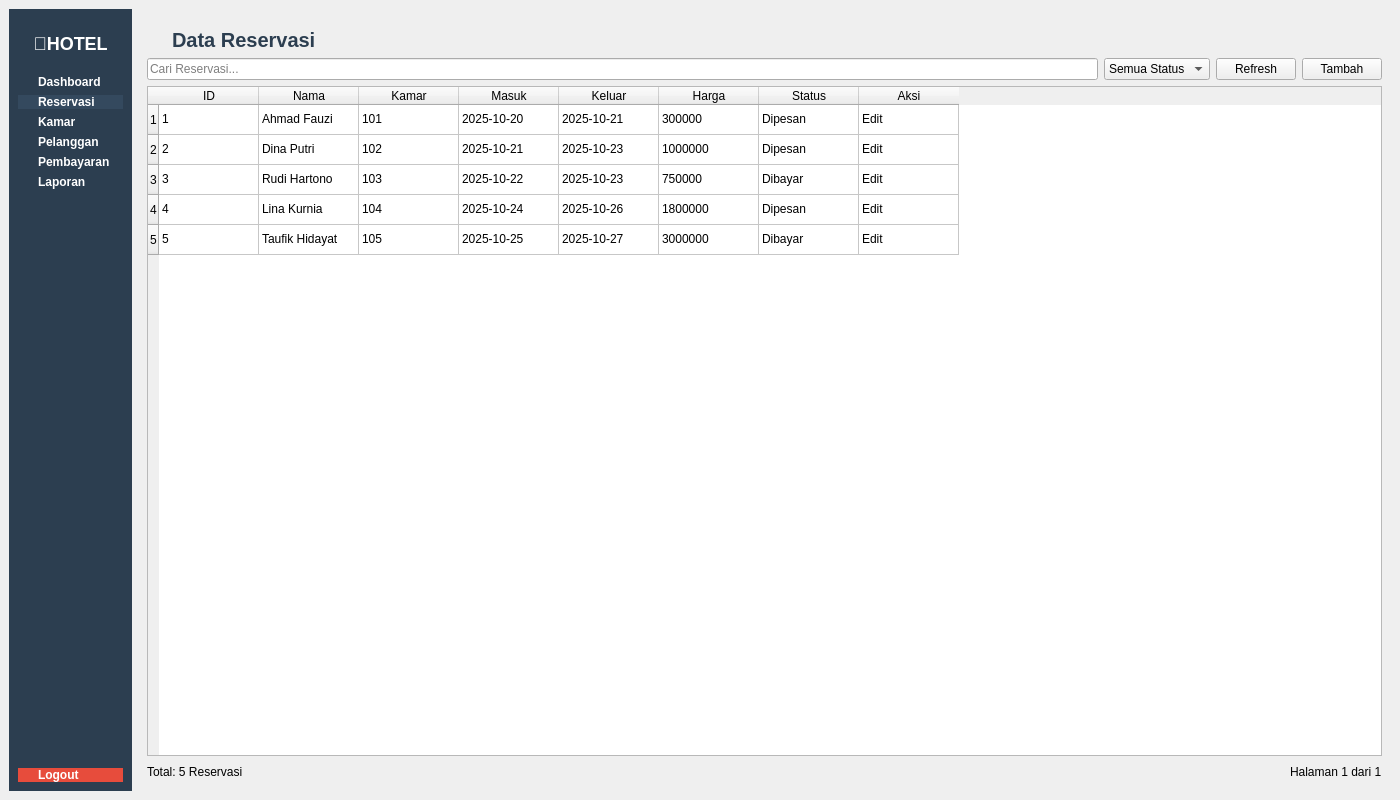
<?xml version="1.0" encoding="UTF-8"?>
<ui version="4.0">
 <class>ReservasiWindow</class>
 <widget class="QMainWindow" name="ReservasiWindow">
  <property name="geometry">
   <rect>
    <x>0</x>
    <y>0</y>
    <width>1400</width>
    <height>800</height>
   </rect>
  </property>
  <property name="windowTitle">
   <string>Manajemen Reservasi</string>
  </property>
  <widget class="QWidget" name="centralwidget">
   <layout class="QHBoxLayout" name="mainLayout">
    <item>
     <widget class="QWidget" name="sidebar" native="true">
      <property name="styleSheet">
       <string>QWidget { background-color: #2c3e50; }</string>
      </property>
      <layout class="QVBoxLayout" name="sidebarLayout">
       <item>
        <widget class="QLabel" name="logoLabel">
         <property name="styleSheet">
          <string>QLabel { color: white; font-size: 18px; font-weight: bold; padding: 15px; background-color: #2c3e50; }</string>
         </property>
         <property name="text">
          <string>🏨HOTEL</string>
         </property>
         <property name="alignment">
          <set>Qt::AlignCenter</set>
         </property>
        </widget>
       </item>
       <item>
        <widget class="QPushButton" name="dashboardBtn">
         <property name="styleSheet">
          <string>QPushButton { background-color: #2c3e50; color: white; border: none; text-align: left; padding-left: 20px; font-weight: bold; } QPushButton:hover { background-color: #3498db; }</string>
         </property>
         <property name="text">
          <string>Dashboard</string>
         </property>
        </widget>
       </item>
       <item>
        <widget class="QPushButton" name="reservasiBtn">
         <property name="styleSheet">
          <string>QPushButton { background-color: #34495e; color: white; border: none; text-align: left; padding-left: 20px; font-weight: bold; } QPushButton:hover { background-color: #3498db; }</string>
         </property>
         <property name="text">
          <string>Reservasi</string>
         </property>
        </widget>
       </item>
       <item>
        <widget class="QPushButton" name="kamarBtn">
         <property name="styleSheet">
          <string>QPushButton { background-color: #2c3e50; color: white; border: none; text-align: left; padding-left: 20px; font-weight: bold; } QPushButton:hover { background-color: #3498db; }</string>
         </property>
         <property name="text">
          <string>Kamar</string>
         </property>
        </widget>
       </item>
       <item>
        <widget class="QPushButton" name="pelangganBtn">
         <property name="styleSheet">
          <string>QPushButton { background-color: #2c3e50; color: white; border: none; text-align: left; padding-left: 20px; font-weight: bold; } QPushButton:hover { background-color: #3498db; }</string>
         </property>
         <property name="text">
          <string>Pelanggan</string>
         </property>
        </widget>
       </item>
       <item>
        <widget class="QPushButton" name="pembayaranBtn">
         <property name="styleSheet">
          <string>QPushButton { background-color: #2c3e50; color: white; border: none; text-align: left; padding-left: 20px; font-weight: bold; } QPushButton:hover { background-color: #3498db; }</string>
         </property>
         <property name="text">
          <string>Pembayaran</string>
         </property>
        </widget>
       </item>
       <item>
        <widget class="QPushButton" name="laporanBtn">
         <property name="styleSheet">
          <string>QPushButton { background-color: #2c3e50; color: white; border: none; text-align: left; padding-left: 20px; font-weight: bold; } QPushButton:hover { background-color: #3498db; }</string>
         </property>
         <property name="text">
          <string>Laporan</string>
         </property>
        </widget>
       </item>
       <item>
        <spacer name="verticalSpacer">
         <property name="orientation">
          <enum>Qt::Vertical</enum>
         </property>
         <property name="sizeHint" stdset="0">
          <size>
           <width>20</width>
           <height>150</height>
          </size>
         </property>
        </spacer>
       </item>
       <item>
        <widget class="QPushButton" name="logoutBtn">
         <property name="styleSheet">
          <string>QPushButton { background-color: #e74c3c; color: white; border: none; text-align: left; padding-left: 20px; font-weight: bold; } QPushButton:hover { background-color: #c0392b; }</string>
         </property>
         <property name="text">
          <string>Logout</string>
         </property>
        </widget>
       </item>
      </layout>
     </widget>
    </item>
    <item>
     <widget class="QWidget" name="contentArea" native="true">
      <layout class="QVBoxLayout" name="contentLayout">
       <item>
        <widget class="QLabel" name="titleLabel">
         <property name="styleSheet">
          <string>QLabel { font-size: 20px; font-weight: bold; color: #2c3e50; margin-left: 20px; padding-top: 10px; }</string>
         </property>
         <property name="text">
          <string>Data Reservasi</string>
         </property>
        </widget>
       </item>
       <item>
        <layout class="QHBoxLayout" name="buttonLayout">
         <item>
          <widget class="QLineEdit" name="searchInput">
           <property name="placeholderText">
            <string>Cari Reservasi...</string>
           </property>
          </widget>
         </item>
         <item>
          <widget class="QComboBox" name="filterStatus">
           <item>
            <property name="text">
             <string>Semua Status</string>
            </property>
           </item>
           <item>
            <property name="text">
             <string>Dipesan</string>
            </property>
           </item>
           <item>
            <property name="text">
             <string>Dibayar</string>
            </property>
           </item>
           <item>
            <property name="text">
             <string>Batal</string>
            </property>
           </item>
          </widget>
         </item>
         <item>
          <widget class="QPushButton" name="refreshBtn">
           <property name="text">
            <string>Refresh</string>
           </property>
          </widget>
         </item>
         <item>
          <widget class="QPushButton" name="tambahBtn">
           <property name="text">
            <string>Tambah</string>
           </property>
          </widget>
         </item>
        </layout>
       </item>
       <item>
        <widget class="QTableWidget" name="reservasiTable">
         <property name="rowCount">
          <number>5</number>
         </property>
         <property name="columnCount">
          <number>8</number>
         </property>
         <row/>
         <row/>
         <row/>
         <row/>
         <row/>
         <column>
          <property name="text">
           <string>ID</string>
          </property>
         </column>
         <column>
          <property name="text">
           <string>Nama</string>
          </property>
         </column>
         <column>
          <property name="text">
           <string>Kamar</string>
          </property>
         </column>
         <column>
          <property name="text">
           <string>Masuk</string>
          </property>
         </column>
         <column>
          <property name="text">
           <string>Keluar</string>
          </property>
         </column>
         <column>
          <property name="text">
           <string>Harga</string>
          </property>
         </column>
         <column>
          <property name="text">
           <string>Status</string>
          </property>
         </column>
         <column>
          <property name="text">
           <string>Aksi</string>
          </property>
         </column>
         <item row="0" column="0">
          <property name="text">
           <string>1</string>
          </property>
         </item>
         <item row="0" column="1">
          <property name="text">
           <string>Ahmad Fauzi</string>
          </property>
         </item>
         <item row="0" column="2">
          <property name="text">
           <string>101</string>
          </property>
         </item>
         <item row="0" column="3">
          <property name="text">
           <string>2025-10-20</string>
          </property>
         </item>
         <item row="0" column="4">
          <property name="text">
           <string>2025-10-21</string>
          </property>
         </item>
         <item row="0" column="5">
          <property name="text">
           <string>300000</string>
          </property>
         </item>
         <item row="0" column="6">
          <property name="text">
           <string>Dipesan</string>
          </property>
         </item>
         <item row="0" column="7">
          <property name="text">
           <string>Edit</string>
          </property>
         </item>
         <item row="1" column="0">
          <property name="text">
           <string>2</string>
          </property>
         </item>
         <item row="1" column="1">
          <property name="text">
           <string>Dina Putri</string>
          </property>
         </item>
         <item row="1" column="2">
          <property name="text">
           <string>102</string>
          </property>
         </item>
         <item row="1" column="3">
          <property name="text">
           <string>2025-10-21</string>
          </property>
         </item>
         <item row="1" column="4">
          <property name="text">
           <string>2025-10-23</string>
          </property>
         </item>
         <item row="1" column="5">
          <property name="text">
           <string>1000000</string>
          </property>
         </item>
         <item row="1" column="6">
          <property name="text">
           <string>Dipesan</string>
          </property>
         </item>
         <item row="1" column="7">
          <property name="text">
           <string>Edit</string>
          </property>
         </item>
         <item row="2" column="0">
          <property name="text">
           <string>3</string>
          </property>
         </item>
         <item row="2" column="1">
          <property name="text">
           <string>Rudi Hartono</string>
          </property>
         </item>
         <item row="2" column="2">
          <property name="text">
           <string>103</string>
          </property>
         </item>
         <item row="2" column="3">
          <property name="text">
           <string>2025-10-22</string>
          </property>
         </item>
         <item row="2" column="4">
          <property name="text">
           <string>2025-10-23</string>
          </property>
         </item>
         <item row="2" column="5">
          <property name="text">
           <string>750000</string>
          </property>
         </item>
         <item row="2" column="6">
          <property name="text">
           <string>Dibayar</string>
          </property>
         </item>
         <item row="2" column="7">
          <property name="text">
           <string>Edit</string>
          </property>
         </item>
         <item row="3" column="0">
          <property name="text">
           <string>4</string>
          </property>
         </item>
         <item row="3" column="1">
          <property name="text">
           <string>Lina Kurnia</string>
          </property>
         </item>
         <item row="3" column="2">
          <property name="text">
           <string>104</string>
          </property>
         </item>
         <item row="3" column="3">
          <property name="text">
           <string>2025-10-24</string>
          </property>
         </item>
         <item row="3" column="4">
          <property name="text">
           <string>2025-10-26</string>
          </property>
         </item>
         <item row="3" column="5">
          <property name="text">
           <string>1800000</string>
          </property>
         </item>
         <item row="3" column="6">
          <property name="text">
           <string>Dipesan</string>
          </property>
         </item>
         <item row="3" column="7">
          <property name="text">
           <string>Edit</string>
          </property>
         </item>
         <item row="4" column="0">
          <property name="text">
           <string>5</string>
          </property>
         </item>
         <item row="4" column="1">
          <property name="text">
           <string>Taufik Hidayat</string>
          </property>
         </item>
         <item row="4" column="2">
          <property name="text">
           <string>105</string>
          </property>
         </item>
         <item row="4" column="3">
          <property name="text">
           <string>2025-10-25</string>
          </property>
         </item>
         <item row="4" column="4">
          <property name="text">
           <string>2025-10-27</string>
          </property>
         </item>
         <item row="4" column="5">
          <property name="text">
           <string>3000000</string>
          </property>
         </item>
         <item row="4" column="6">
          <property name="text">
           <string>Dibayar</string>
          </property>
         </item>
         <item row="4" column="7">
          <property name="text">
           <string>Edit</string>
          </property>
         </item>
        </widget>
       </item>
       <item>
        <layout class="QHBoxLayout" name="footerLayout">
         <item>
          <widget class="QLabel" name="totalLabel">
           <property name="text">
            <string>Total: 5 Reservasi</string>
           </property>
          </widget>
         </item>
         <item>
          <spacer name="horizontalSpacer">
           <property name="orientation">
            <enum>Qt::Horizontal</enum>
           </property>
           <property name="sizeHint" stdset="0">
            <size>
             <width>40</width>
             <height>20</height>
            </size>
           </property>
          </spacer>
         </item>
         <item>
          <widget class="QLabel" name="pageLabel">
           <property name="text">
            <string>Halaman 1 dari 1</string>
           </property>
          </widget>
         </item>
        </layout>
       </item>
      </layout>
     </widget>
    </item>
   </layout>
  </widget>
 </widget>
 <resources/>
 <connections/>
</ui>
